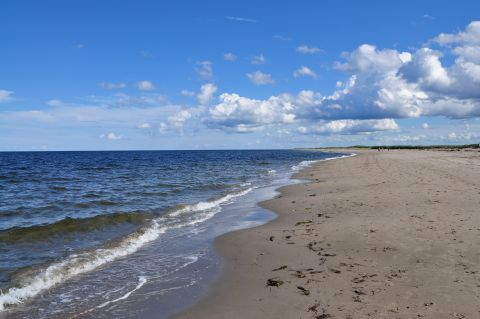
//> input picture opencv2_cookbook_code/3241OS_images/images/waves.jpg, 480 x 319 px
$ ./colorReduce   (built with g++ and OpenCV 4)
//> lines starting //> are read from the running program, lines starting //| are printed output that depends on the picture
// [16 lines of licence text are left out]

#include <iostream>

#include <opencv2/core/core.hpp>
#include <opencv2/highgui/highgui.hpp>

// using .ptr and []
void colorReduce0(cv::Mat &image, int div=64) {

	  int nl= image.rows; // number of lines
	  int nc= image.cols * image.channels(); // total number of elements per line

      for (int j=0; j<nl; j++) {

		  uchar* data= image.ptr<uchar>(j);

          for (int i=0; i<nc; i++) {

            // process each pixel ---------------------

                  data[i]= data[i]/div*div + div/2;

            // end of pixel processing ----------------

            } // end of line
      }
}

// using .ptr and * ++
void colorReduce1(cv::Mat &image, int div=64) {

	  int nl= image.rows; // number of lines
	  int nc= image.cols * image.channels(); // total number of elements per line

      for (int j=0; j<nl; j++) {

		  uchar* data= image.ptr<uchar>(j);

          for (int i=0; i<nc; i++) {

            // process each pixel ---------------------

				 *data++= *data/div*div + div/2;

            // end of pixel processing ----------------

            } // end of line
      }
}

// using .ptr and * ++ and modulo
void colorReduce2(cv::Mat &image, int div=64) {

	  int nl= image.rows; // number of lines
	  int nc= image.cols * image.channels(); // total number of elements per line

      for (int j=0; j<nl; j++) {

		  uchar* data= image.ptr<uchar>(j);

          for (int i=0; i<nc; i++) {

            // process each pixel ---------------------

			      int v= *data;
                  *data++= v - v%div + div/2;

            // end of pixel processing ----------------

            } // end of line
      }
}

// using .ptr and * ++ and bitwise
void colorReduce3(cv::Mat &image, int div=64) {

	  int nl= image.rows; // number of lines
	  int nc= image.cols * image.channels(); // total number of elements per line
	  int n= static_cast<int>(log(static_cast<double>(div))/log(2.0));
	  // mask used to round the pixel value
	  uchar mask= 0xFF<<n; // e.g. for div=16, mask= 0xF0

      for (int j=0; j<nl; j++) {

		  uchar* data= image.ptr<uchar>(j);

          for (int i=0; i<nc; i++) {

            // process each pixel ---------------------

            *data++= *data&mask + div/2;

            // end of pixel processing ----------------

            } // end of line
      }
}


// direct pointer arithmetic
void colorReduce4(cv::Mat &image, int div=64) {

	  int nl= image.rows; // number of lines
	  int nc= image.cols * image.channels(); // total number of elements per line
	  int n= static_cast<int>(log(static_cast<double>(div))/log(2.0));
	  size_t step= image.step; // effective width
	  // mask used to round the pixel value
	  uchar mask= 0xFF<<n; // e.g. for div=16, mask= 0xF0

      // get the pointer to the image buffer
	  uchar *data= image.data;

      for (int j=0; j<nl; j++) {

          for (int i=0; i<nc; i++) {

            // process each pixel ---------------------

            *(data+i)= *data&mask + div/2;

            // end of pixel processing ----------------

            } // end of line

            data+= step;  // next line
      }
}

// using .ptr and * ++ and bitwise with image.cols * image.channels()
void colorReduce5(cv::Mat &image, int div=64) {

	  int nl= image.rows; // number of lines
	  int n= static_cast<int>(log(static_cast<double>(div))/log(2.0));
	  // mask used to round the pixel value
	  uchar mask= 0xFF<<n; // e.g. for div=16, mask= 0xF0

      for (int j=0; j<nl; j++) {

		  uchar* data= image.ptr<uchar>(j);

          for (int i=0; i<image.cols * image.channels(); i++) {

            // process each pixel ---------------------

            *data++= *data&mask + div/2;

            // end of pixel processing ----------------

            } // end of line
      }
}

// using .ptr and * ++ and bitwise (continuous)
void colorReduce6(cv::Mat &image, int div=64) {

	  int nl= image.rows; // number of lines
	  int nc= image.cols * image.channels(); // total number of elements per line

	  if (image.isContinuous())  {
		  // then no padded pixels
		  nc= nc*nl;
		  nl= 1;  // it is now a 1D array
	   }

	  int n= static_cast<int>(log(static_cast<double>(div))/log(2.0));
	  // mask used to round the pixel value
	  uchar mask= 0xFF<<n; // e.g. for div=16, mask= 0xF0

      for (int j=0; j<nl; j++) {

		  uchar* data= image.ptr<uchar>(j);

          for (int i=0; i<nc; i++) {

            // process each pixel ---------------------

            *data++= *data&mask + div/2;

            // end of pixel processing ----------------

            } // end of line
      }
}

// using .ptr and * ++ and bitwise (continuous+channels)
void colorReduce7(cv::Mat &image, int div=64) {

	  int nl= image.rows; // number of lines
	  int nc= image.cols ; // number of columns

	  if (image.isContinuous())  {
		  // then no padded pixels
		  nc= nc*nl;
		  nl= 1;  // it is now a 1D array
	   }

	  int n= static_cast<int>(log(static_cast<double>(div))/log(2.0));
	  // mask used to round the pixel value
	  uchar mask= 0xFF<<n; // e.g. for div=16, mask= 0xF0

      for (int j=0; j<nl; j++) {

		  uchar* data= image.ptr<uchar>(j);

          for (int i=0; i<nc; i++) {

            // process each pixel ---------------------

            *data++= *data&mask + div/2;
            *data++= *data&mask + div/2;
            *data++= *data&mask + div/2;

            // end of pixel processing ----------------

            } // end of line
      }
}


// using Mat_ iterator
void colorReduce8(cv::Mat &image, int div=64) {

	  // get iterators
	  cv::Mat_<cv::Vec3b>::iterator it= image.begin<cv::Vec3b>();
	  cv::Mat_<cv::Vec3b>::iterator itend= image.end<cv::Vec3b>();

	  for ( ; it!= itend; ++it) {

		// process each pixel ---------------------

        (*it)[0]= (*it)[0]/div*div + div/2;
        (*it)[1]= (*it)[1]/div*div + div/2;
        (*it)[2]= (*it)[2]/div*div + div/2;

        // end of pixel processing ----------------
	  }
}

// using Mat_ iterator and bitwise
void colorReduce9(cv::Mat &image, int div=64) {

	  // div must be a power of 2
	  int n= static_cast<int>(log(static_cast<double>(div))/log(2.0));
	  // mask used to round the pixel value
	  uchar mask= 0xFF<<n; // e.g. for div=16, mask= 0xF0

	  // get iterators
	  cv::Mat_<cv::Vec3b>::iterator it= image.begin<cv::Vec3b>();
	  cv::Mat_<cv::Vec3b>::iterator itend= image.end<cv::Vec3b>();

	  // scan all pixels
	  for ( ; it!= itend; ++it) {

		// process each pixel ---------------------

        (*it)[0]= (*it)[0]&mask + div/2;
        (*it)[1]= (*it)[1]&mask + div/2;
        (*it)[2]= (*it)[2]&mask + div/2;

        // end of pixel processing ----------------
	  }
}

// using MatIterator_
void colorReduce10(cv::Mat &image, int div=64) {

	  // get iterators
	  cv::Mat_<cv::Vec3b> cimage= image;
	  cv::Mat_<cv::Vec3b>::iterator it=cimage.begin();
	  cv::Mat_<cv::Vec3b>::iterator itend=cimage.end();

	  for ( ; it!= itend; it++) {

		// process each pixel ---------------------

        (*it)[0]= (*it)[0]/div*div + div/2;
        (*it)[1]= (*it)[1]/div*div + div/2;
        (*it)[2]= (*it)[2]/div*div + div/2;

        // end of pixel processing ----------------
	  }
}


void colorReduce11(cv::Mat &image, int div=64) {

	  int nl= image.rows; // number of lines
	  int nc= image.cols; // number of columns

      for (int j=0; j<nl; j++) {
          for (int i=0; i<nc; i++) {

            // process each pixel ---------------------

                  image.at<cv::Vec3b>(j,i)[0]=	 image.at<cv::Vec3b>(j,i)[0]/div*div + div/2;
                  image.at<cv::Vec3b>(j,i)[1]=	 image.at<cv::Vec3b>(j,i)[1]/div*div + div/2;
                  image.at<cv::Vec3b>(j,i)[2]=	 image.at<cv::Vec3b>(j,i)[2]/div*div + div/2;

            // end of pixel processing ----------------

            } // end of line
      }
}

// with input/ouput images
void colorReduce12(const cv::Mat &image, // input image
                 cv::Mat &result,      // output image
                 int div=64) {

	  int nl= image.rows; // number of lines
	  int nc= image.cols ; // number of columns

	  // allocate output image if necessary
	  result.create(image.rows,image.cols,image.type());

	  // created images have no padded pixels
	  nc= nc*nl;
	  nl= 1;  // it is now a 1D array

	  int n= static_cast<int>(log(static_cast<double>(div))/log(2.0));
	  // mask used to round the pixel value
	  uchar mask= 0xFF<<n; // e.g. for div=16, mask= 0xF0

      for (int j=0; j<nl; j++) {

		  uchar* data= result.ptr<uchar>(j);
		  const uchar* idata= image.ptr<uchar>(j);

          for (int i=0; i<nc; i++) {

            // process each pixel ---------------------

            *data++= (*idata++)&mask + div/2;
            *data++= (*idata++)&mask + div/2;
            *data++= (*idata++)&mask + div/2;

            // end of pixel processing ----------------

          } // end of line
      }
}

// using overloaded operators
void colorReduce13(cv::Mat &image, int div=64) {

	  int n= static_cast<int>(log(static_cast<double>(div))/log(2.0));
	  // mask used to round the pixel value
	  uchar mask= 0xFF<<n; // e.g. for div=16, mask= 0xF0

	  // perform color reduction
	  image=(image&cv::Scalar(mask,mask,mask))+cv::Scalar(div/2,div/2,div/2);
}


#define NTESTS 14
#define NITERATIONS 20

int main()
{
	int64 t[NTESTS],tinit;
	cv::Mat image1;
	cv::Mat image2;

	// timer values set to 0
	for (int i=0; i<NTESTS; i++)
		t[i]= 0;

	// repeat the tests several times
	int n=NITERATIONS;
	for (int k=0; k<n; k++) {

		std::cout << k << " of " << n << std::endl;

		image1= cv::imread("../../../3241OS_images/images/waves.jpg");
//> image1 is the input picture: 319 rows x 480 cols, CV_8UC3; mean B, G, R 163.3, 131.7, 109.3
	    if (!image1.data)
		   return 0;

		// using .ptr and []
	    tinit= cv::getTickCount();
		colorReduce0(image1);
//> after the loop in colorReduce0, `for (int j=0; j<nl; j++)`:
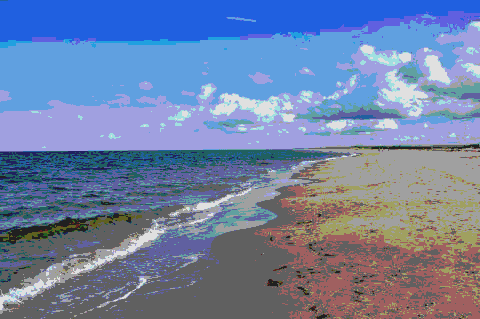
//> image: 319 rows x 480 cols, CV_8UC3; mean B, G, R 165.8, 129.6, 111.1
		t[0]+= cv::getTickCount()-tinit;

		image1= cv::imread("../../../3241OS_images/images/waves.jpg");
		// using .ptr and * ++
	    tinit= cv::getTickCount();
		colorReduce1(image1);
		t[1]+= cv::getTickCount()-tinit;

		image1= cv::imread("../../../3241OS_images/images/waves.jpg");
		// using .ptr and * ++ and modulo
	    tinit= cv::getTickCount();
		colorReduce2(image1);
		t[2]+= cv::getTickCount()-tinit;

		image1= cv::imread("../../../3241OS_images/images/waves.jpg");
		// using .ptr and * ++ and bitwise
	    tinit= cv::getTickCount();
		colorReduce3(image1);
//> after the loop in colorReduce3, `for (int j=0; j<nl; j++)`:
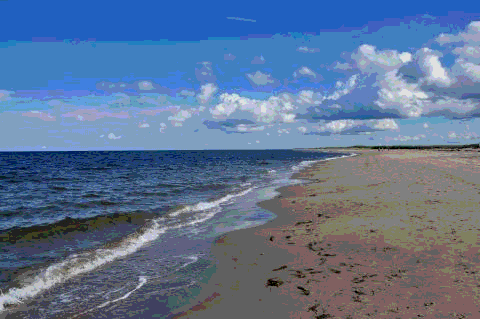
//> image: 319 rows x 480 cols, CV_8UC3; mean B, G, R 147.5, 115.5, 93.4
		t[3]+= cv::getTickCount()-tinit;

		image1= cv::imread("../../../3241OS_images/images/waves.jpg");
		// using direct pointer arithmetic
	    tinit= cv::getTickCount();
		colorReduce4(image1);
//> after the loop in colorReduce4, `for (int j=0; j<nl; j++)`:
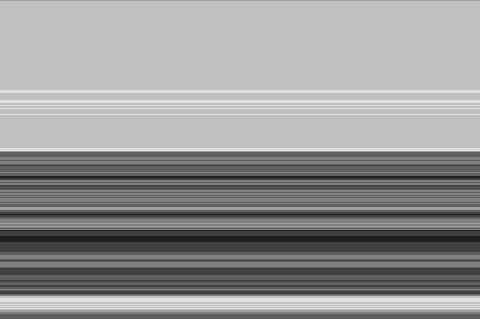
//> image: 319 rows x 480 cols, CV_8UC3; min 32, max 224, mean 147.3
		t[4]+= cv::getTickCount()-tinit;

		image1= cv::imread("../../../3241OS_images/images/waves.jpg");
		// using .ptr and * ++ and bitwise with image.cols * image.channels()
	    tinit= cv::getTickCount();
		colorReduce5(image1);
		t[5]+= cv::getTickCount()-tinit;

		image1= cv::imread("../../../3241OS_images/images/waves.jpg");
		// using .ptr and * ++ and bitwise (continuous)
	    tinit= cv::getTickCount();
		colorReduce6(image1);
		t[6]+= cv::getTickCount()-tinit;

		image1= cv::imread("../../../3241OS_images/images/waves.jpg");
		// using .ptr and * ++ and bitwise (continuous+channels)
	    tinit= cv::getTickCount();
		colorReduce7(image1);
		t[7]+= cv::getTickCount()-tinit;

		image1= cv::imread("../../../3241OS_images/images/waves.jpg");
		// using Mat_ iterator
	    tinit= cv::getTickCount();
		colorReduce8(image1);
		t[8]+= cv::getTickCount()-tinit;

		image1= cv::imread("../../../3241OS_images/images/waves.jpg");
		// using Mat_ iterator and bitwise
	    tinit= cv::getTickCount();
		colorReduce9(image1);
		t[9]+= cv::getTickCount()-tinit;

		image1= cv::imread("../../../3241OS_images/images/waves.jpg");
		// using Mat_ iterator
	    tinit= cv::getTickCount();
		colorReduce10(image1);
		t[10]+= cv::getTickCount()-tinit;

		image1= cv::imread("../../../3241OS_images/images/waves.jpg");
		// using at
	    tinit= cv::getTickCount();
		colorReduce11(image1);
		t[11]+= cv::getTickCount()-tinit;

		image1= cv::imread("../../../3241OS_images/images/waves.jpg");
		// using input/output images
	    tinit= cv::getTickCount();
		cv::Mat result;
		colorReduce12(image1, result);
		t[12]+= cv::getTickCount()-tinit;

		image2= result;

		image1= cv::imread("../../../3241OS_images/images/waves.jpg");
		// using input/output images
	    tinit= cv::getTickCount();
		colorReduce13(image1);
		t[13]+= cv::getTickCount()-tinit;

		//------------------------------
	}

	cv::namedWindow("Result");
	cv::imshow("Result",image2);
	cv::namedWindow("Image Result");
	cv::imshow("Image Result",image1);

	// print average execution time
	std::cout << std::endl << "-------------------------------------------" << std::endl << std::endl;
	std::cout << "using .ptr and [] =" << 1000.*t[0]/cv::getTickFrequency()/n << "ms" << std::endl;
	std::cout << "using .ptr and * ++ =" << 1000.*t[1]/cv::getTickFrequency()/n << "ms" << std::endl;
	std::cout << "using .ptr and * ++ and modulo =" << 1000.*t[2]/cv::getTickFrequency()/n << "ms" << std::endl;
	std::cout << "using .ptr and * ++ and bitwise =" << 1000.*t[3]/cv::getTickFrequency()/n << "ms" << std::endl;
	std::cout << "using direct pointer arithmetic =" << 1000.*t[4]/cv::getTickFrequency()/n << "ms" << std::endl;
	std::cout << "using .ptr and * ++ and bitwise with image.cols * image.channels() =" << 1000.*t[5]/cv::getTickFrequency()/n << "ms" << std::endl;
	std::cout << "using .ptr and * ++ and bitwise (continuous) =" << 1000.*t[6]/cv::getTickFrequency()/n << "ms" << std::endl;
	std::cout << "using .ptr and * ++ and bitwise (continuous+channels) =" << 1000.*t[7]/cv::getTickFrequency()/n << "ms" << std::endl;
	std::cout << "using Mat_ iterator =" << 1000.*t[8]/cv::getTickFrequency()/n << "ms" << std::endl;
	std::cout << "using Mat_ iterator and bitwise =" << 1000.*t[9]/cv::getTickFrequency()/n << "ms" << std::endl;
	std::cout << "using MatIterator_ =" << 1000.*t[10]/cv::getTickFrequency()/n << "ms" << std::endl;
	std::cout << "using at =" << 1000.*t[11]/cv::getTickFrequency()/n << "ms" << std::endl;
	std::cout << "using input/output images =" << 1000.*t[12]/cv::getTickFrequency()/n << "ms" << std::endl;
	std::cout << "using overloaded operators =" << 1000.*t[13]/cv::getTickFrequency()/n << "ms" << std::endl;

	cv::waitKey();
	return 0;
}
